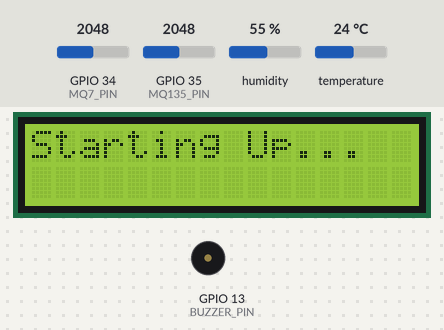
A sketch run on a simulated ESP32. On the bench: 16×2 character LCD, buzzer (waves = sounding, pin HIGH). The inputs (shaded band) are chosen by the test bench; at power-on: GPIO 34 (MQ7_PIN) = 2048, GPIO 35 (MQ135_PIN) = 2048, humidity 55 %, temperature 24 °C. WiFi joins after 1.5 s; servers stay silent unless stated; what the sketch prints to the serial monitor is not drawn.

Above: at 0.1 s.
At 1.2 s:
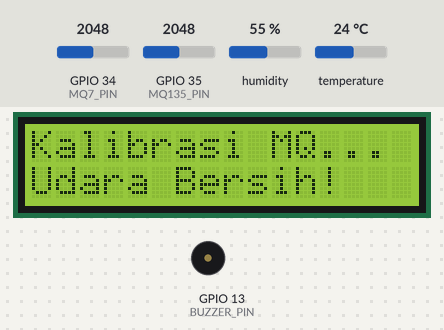
At 16.2 s:
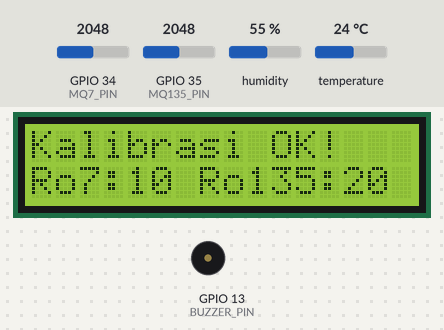
At 21.0 s:
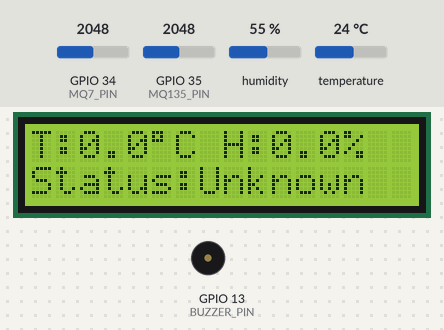
At 25.0 s:
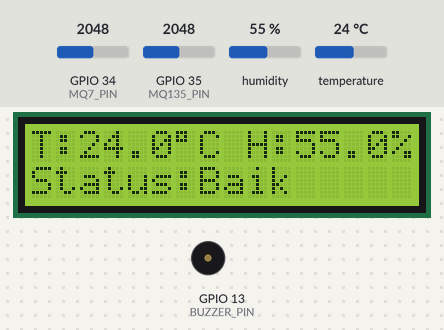

Measured:
- what the display in image 1 shows lasts 15.1 s, from 1.1 s to 16.2 s
- what the display in image 2 shows lasts 4.8 s, from 16.2 s to 21.0 s
- what the display in image 3 shows lasts 4.0 s, from 21.0 s to 25.0 s

The sketch:

Monitoring_suhu.ino
```cpp
#define BLYNK_TEMPLATE_ID "isi_dengan_template_id_anda" // Ganti dengan Template ID Anda dari Blynk
#define BLYNK_TEMPLATE_NAME "Monitoring Kualitas Udara"

#define BLYNK_PRINT Serial

#include <WiFi.h>
#include <WiFiClient.h>
#include <BlynkSimpleEsp32.h>
#include <DHT.h>
#include <LiquidCrystal_I2C.h>

// Kredensial WiFi Anda
char ssid[] = "isi_dengan_nama_wifi_anda";       // Ganti dengan nama WiFi kamu
char pass[] = "isi_dengan_password_wifi_anda";  // Ganti dengan password WiFi kamu

// Auth Token Blynk Anda
char auth[] = "isi_dengan_auth_token_anda"; // Ganti dengan Auth Token Anda dari email Blynk

// --- Konfigurasi LCD I2C ---
// Pastikan alamat I2C (0x27) sudah benar sesuai hasil I2C scanner Anda.
// Sesuaikan ukuran LCD (16, 2) jika Anda menggunakan 20x4, dll.
LiquidCrystal_I2C lcd(0x27, 16, 2);

// --- Konfigurasi Sensor DHT22 ---
#define DHTPIN 4     // Pin data DHT22 terhubung ke GPIO4 ESP32
#define DHTTYPE DHT22   // Tipe sensor DHT: DHT22 (AM2302)
DHT dht(DHTPIN, DHTTYPE);

// --- Konfigurasi Pin Sensor MQ (Analog) ---
// Pastikan koneksi fisik sesuai dengan pin ini pada ESP32 Anda.
#define MQ7_PIN 34  // Output analog MQ-7 (Karbon Monoksida) terhubung ke GPIO34 ESP32
#define MQ135_PIN 35 // Output analog MQ-135 (Polutan Udara) terhubung ke GPIO35 ESP32

// --- Tegangan Referensi ADC ESP32 ---
const float VREF = 3.3;
const float ADC_MAX = 4095.0;

// --- Konfigurasi Parameter Sensor MQ untuk Perhitungan PPM ---
const float RL_MQ7 = 10.0;
const float MQ7_CO_A = 9.87;
const float MQ7_CO_B = -0.925;
float Ro_MQ7 = 0.0;

const float RL_MQ135 = 20.0;
const float MQ135_AIR_A = 116.6020682;
const float MQ135_AIR_B = -2.769034857;
float Ro_MQ135 = 0.0;

// --- Ambang Batas PPM untuk Menentukan Status Kualitas Udara ---
const float CO_PPM_THRESHOLD_BAD = 25.0;
const float AIR_QUALITY_PPM_THRESHOLD_BAD = 1000.0;

// --- Variabel untuk menyimpan nilai sensor dan status ---
float temperature;
float humidity;
float co_ppm;
float air_quality_ppm;
String airQualityStatus = "Unknown";

// --- Objek Timer Blynk ---
BlynkTimer timer;

// --- KONFIGURASI BARU UNTUK BUZZER ---
#define BUZZER_PIN 13 // Pin GPIO untuk buzzer aktif (contoh: GPIO13)

// Variabel untuk mengontrol status fisik buzzer (ON/OFF)
bool buzzerActive = false;
// Variabel untuk melacak keinginan manual pengguna (TRUE jika pengguna ingin ON, FALSE jika pengguna ingin OFF)
bool buzzerManualOverrideState = false;


// --- Fungsi Pembantu untuk Perhitungan Sensor MQ ---
float calculateRs(int adcValue, float R_L) {
  float Vout = adcValue * (VREF / ADC_MAX);
  float Rs = (VREF / Vout - 1) * R_L;
  return Rs;
}

float calculatePPM(float rs_ro_ratio, float a_const, float b_const) {
  if (rs_ro_ratio <= 0) return 0;
  return a_const * pow(rs_ro_ratio, b_const);
}

// --- Fungsi Kalibrasi Awal untuk Menentukan Ro ---
void calibrateSensors() {
  Serial.println("\nMemulai kalibrasi sensor MQ... Pastikan sensor berada di udara bersih dan stabil.");
  Serial.println("Ini akan memakan waktu sekitar 10 detik...");
  lcd.clear();
  lcd.print("Kalibrasi MQ...");
  lcd.setCursor(0,1);
  lcd.print("Udara Bersih!");
  delay(10000);

  float RsSum_MQ7 = 0;
  float RsSum_MQ135 = 0;
  int numReadings = 50;

  for (int i = 0; i < numReadings; i++) {
    RsSum_MQ7 += calculateRs(analogRead(MQ7_PIN), RL_MQ7);
    RsSum_MQ135 += calculateRs(analogRead(MQ135_PIN), RL_MQ135);
    delay(100);
  }

  Ro_MQ7 = RsSum_MQ7 / numReadings;
  Ro_MQ135 = RsSum_MQ135 / numReadings;

  Serial.print("Kalibrasi selesai.");
  Serial.print(" Ro MQ-7 (CO) = "); Serial.print(Ro_MQ7, 2); Serial.println(" kOhm");
  Serial.print(" Ro MQ-135 (Air) = "); Serial.print(Ro_MQ135, 2); Serial.println(" kOhm");

  lcd.clear();
  lcd.print("Kalibrasi OK!");
  lcd.setCursor(0,1);
  lcd.print("Ro7:"); lcd.print(Ro_MQ7,0); lcd.print(" Ro135:"); lcd.print(Ro_MQ135,0);
  delay(2000);
}

// --- FUNGSI BARU UNTUK KONTROL BUZZER MANUAL DARI BLYNK ---
// Fungsi ini akan dipanggil otomatis oleh Blynk setiap kali widget Switch di V5 berubah status
BLYNK_WRITE(V5) { // V5 adalah Virtual Pin untuk kontrol manual buzzer
  int pinValue = param.asInt(); // Mengambil nilai dari widget (0 untuk OFF, 1 untuk ON)

  if (pinValue == 1) { // Jika pengguna menyalakan Switch di Blynk
    buzzerManualOverrideState = true; // Set keinginan manual ke ON
    Serial.println("Buzzer MANUAL ON dari Blynk.");
  } else { // Jika pengguna mematikan Switch di Blynk
    buzzerManualOverrideState = false; // Set keinginan manual ke OFF
    Serial.println("Buzzer MANUAL OFF dari Blynk.");
  }
  // Status fisik buzzer akan diperbarui di readAndProcessSensorData()
  // berdasarkan kombinasi keinginan manual dan kondisi otomatis.
}


// --- Fungsi Utama untuk Membaca dan Memproses Data Sensor ---
void readAndProcessSensorData() {
  temperature = dht.readTemperature();
  humidity = dht.readHumidity();

  float rs_mq7_current = calculateRs(analogRead(MQ7_PIN), RL_MQ7);
  float rs_ro_mq7 = rs_mq7_current / Ro_MQ7;
  co_ppm = calculatePPM(rs_ro_mq7, MQ7_CO_A, MQ7_CO_B);

  float rs_mq135_current = calculateRs(analogRead(MQ135_PIN), RL_MQ135);
  float rs_ro_mq135 = rs_mq135_current / Ro_MQ135;
  air_quality_ppm = calculatePPM(rs_ro_mq135, MQ135_AIR_A, MQ135_AIR_B);

  // Tentukan apakah buzzer harus ON secara otomatis berdasarkan kondisi udara
  bool buzzerAutoShouldBeOn = false;
  if (co_ppm > CO_PPM_THRESHOLD_BAD || air_quality_ppm > AIR_QUALITY_PPM_THRESHOLD_BAD) {
      buzzerAutoShouldBeOn = true;
  }

  // Tentukan airQualityStatus berdasarkan kondisi otomatis
  if (isnan(temperature) || isnan(humidity)) {
      airQualityStatus = "DHT Error";
  } else {
      if (buzzerAutoShouldBeOn) {
          airQualityStatus = "Buruk";
      } else {
          airQualityStatus = "Baik";
      }
  }

// Di readAndProcessSensorData()
// ...
if (buzzerAutoShouldBeOn || buzzerManualOverrideState) {
    if (!buzzerActive) {
        digitalWrite(BUZZER_PIN, HIGH);
        buzzerActive = true;
        if (buzzerAutoShouldBeOn && !buzzerManualOverrideState) {
            // Ganti Blynk.notify() dengan mengirim nilai ke pin virtual pemicu notifikasi
            Blynk.virtualWrite(V10, 1); // Kirim 1 untuk menandakan kondisi alarm
        }
    }
} else {
    if (buzzerActive) {
        digitalWrite(BUZZER_PIN, LOW);
        buzzerActive = false;
        // Jika Anda ingin mengirim notifikasi bahwa kondisi sudah baik, kirim 0
        // Blynk.virtualWrite(V10, 0); // Kirim 0 untuk menandakan kondisi normal
    }
}
// ...
// Di fungsi sendDataToBlynk(), Anda juga bisa secara periodik mengirim V10,0 jika kondisi baik
// Atau pastikan saja logika di atas mengirim 0 saat buzzer mati.

  Serial.print("Suhu: "); Serial.print(temperature, 1); Serial.print(" C | Kelembaban: "); Serial.print(humidity, 1); Serial.print(" % | ");
  Serial.print("CO: "); Serial.print(co_ppm, 2); Serial.print(" PPM | ");
  Serial.print("AirQ: "); Serial.print(air_quality_ppm, 2); Serial.print(" PPM | ");
  Serial.print("Status: "); Serial.println(airQualityStatus);
}

// --- Fungsi untuk Mengirim Data Sensor ke Blynk ---
void sendDataToBlynk() {
  Blynk.virtualWrite(V0, temperature);
  Blynk.virtualWrite(V1, humidity);
  Blynk.virtualWrite(V2, air_quality_ppm);
  Blynk.virtualWrite(V3, co_ppm);
  Blynk.virtualWrite(V4, airQualityStatus);
  // Kirim juga status manual override ke V5 agar widget di Blynk tetap sinkron
  Blynk.virtualWrite(V5, buzzerManualOverrideState ? 1 : 0);
}

// --- Fungsi untuk Memperbarui Tampilan LCD ---
void updateLCDDisplay() {
  lcd.clear();

  lcd.setCursor(0, 0);
  if (isnan(temperature) || isnan(humidity)) {
    lcd.print("DHT Error!");
  } else {
    lcd.print("T:");
    lcd.print(temperature, 1);
    lcd.print((char)223);
    lcd.print("C H:");
    lcd.print(humidity, 1);
    lcd.print("%");
  }

  lcd.setCursor(0, 1);
  lcd.print("Status:");
  lcd.print(airQualityStatus);
}

// --- Fungsi Setup (Dijalankan Sekali Saat Board Boot) ---
void setup() {
  Serial.begin(115200);

  pinMode(BUZZER_PIN, OUTPUT);
  digitalWrite(BUZZER_PIN, LOW);

  lcd.init();
  lcd.backlight();

  lcd.print("Starting Up...");
  delay(1000);

  dht.begin();

  pinMode(MQ7_PIN, INPUT);
  pinMode(MQ135_PIN, INPUT);

  calibrateSensors();

  Blynk.begin(auth, ssid, pass);

  timer.setInterval(5000L, readAndProcessSensorData);
  timer.setInterval(5000L, sendDataToBlynk);
  timer.setInterval(1000L, updateLCDDisplay);
}

// --- Fungsi Loop (Dijalankan Berulang Kali) ---
void loop() {
  Blynk.run();
  timer.run();
}
```
